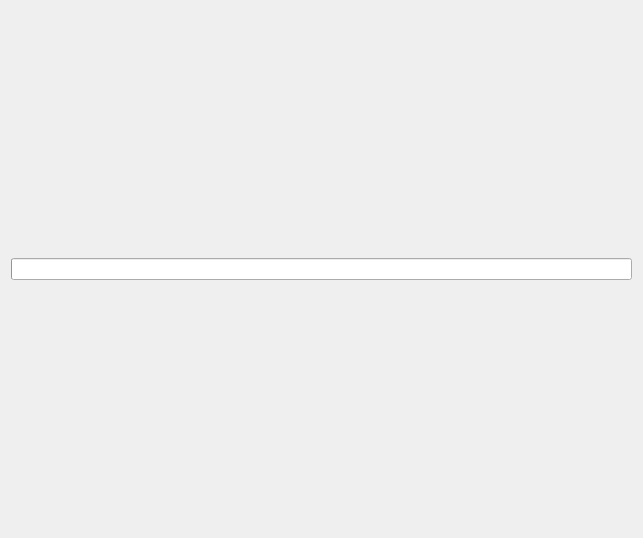
<?xml version="1.0" encoding="UTF-8"?>
<ui version="4.0">
 <class>Form</class>
 <widget class="QWidget" name="Form">
  <property name="geometry">
   <rect>
    <x>0</x>
    <y>0</y>
    <width>643</width>
    <height>538</height>
   </rect>
  </property>
  <property name="windowTitle">
   <string>Form</string>
  </property>
  <layout class="QGridLayout" name="gridLayout">
   <item row="0" column="0">
    <widget class="IndeterminateProgressRing" name="IndeterminateProgressRing"/>
   </item>
  </layout>
 </widget>
 <customwidgets>
  <customwidget>
   <class>IndeterminateProgressRing</class>
   <extends>QProgressBar</extends>
   <header>qfluentwidgets</header>
  </customwidget>
 </customwidgets>
 <resources/>
 <connections/>
</ui>
